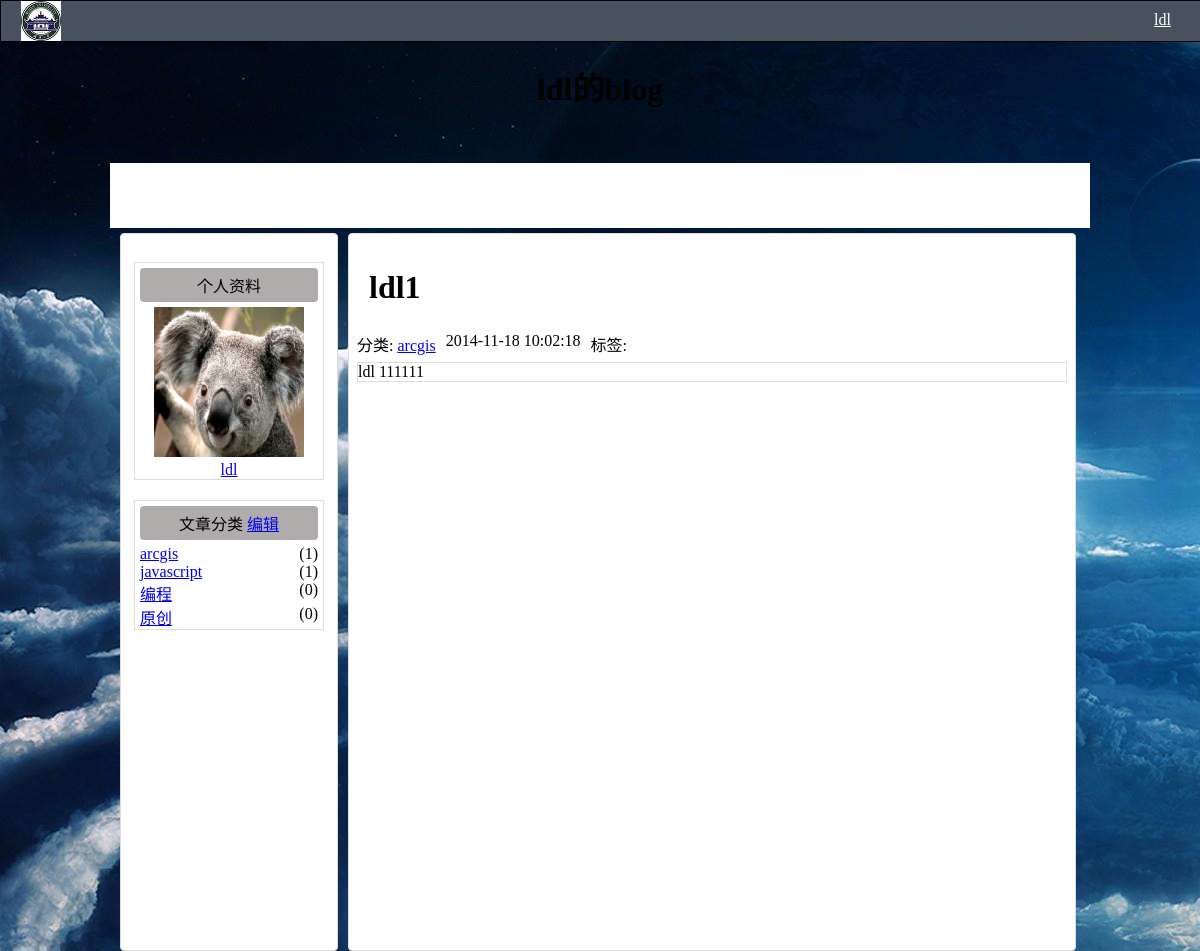
The page /blog/1/article/1 on the database as committed earlier.
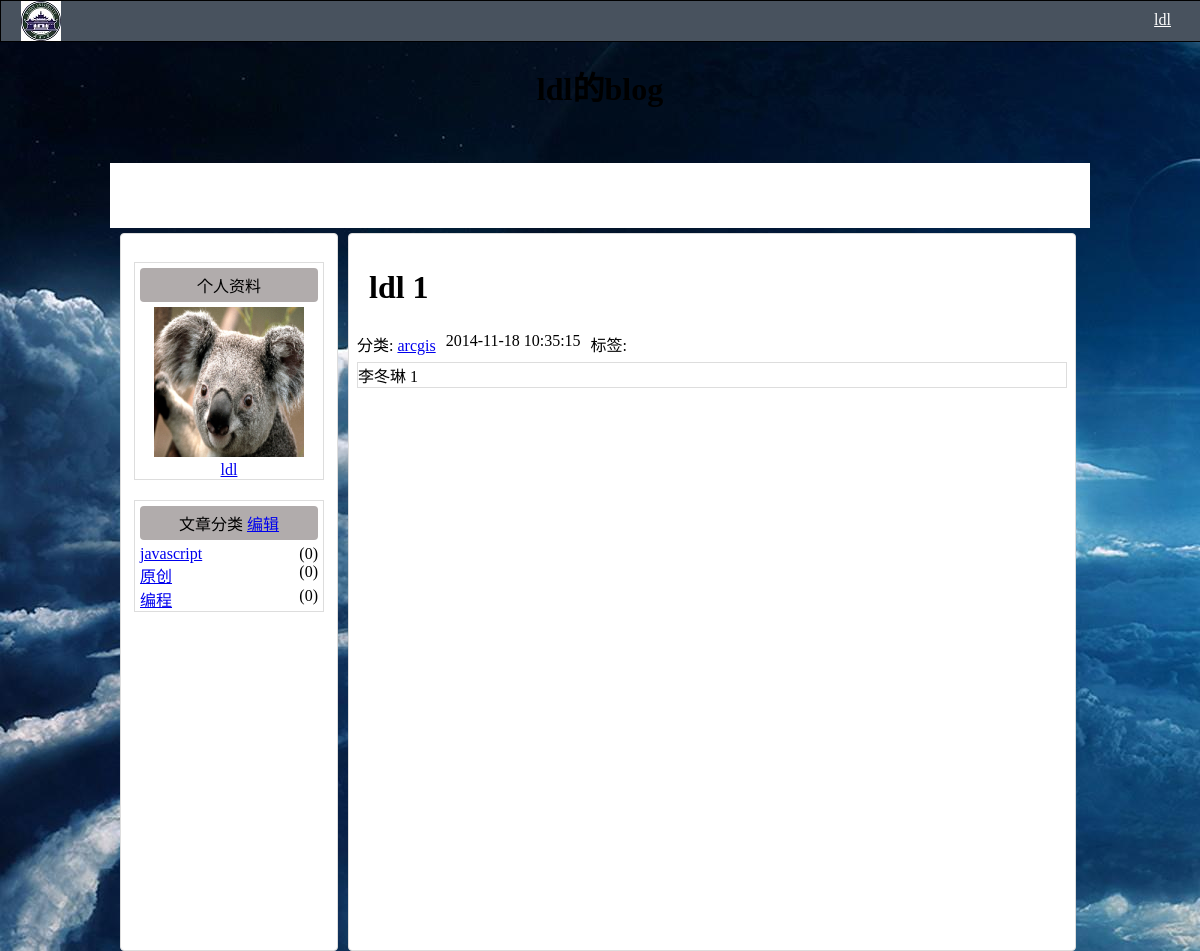
The same page on the database as committed later.
### blog/models.py (models this page shows, shortened)
class BlogCategory(models.Model):
      userID=models.CharField(max_length=30)
      name=models.CharField(max_length=30,primary_key=True)
      num=models.IntegerField(max_length=10,default="0")
      def __unicode__(self):
        return self.name

class BlogTable1(models.Model):
      userID=models.CharField(max_length=10)
      userName=models.CharField(max_length=30)
      title=models.CharField(max_length=150)
      body=models.TextField()
      category=models.ForeignKey(BlogCategory)
      tag=models.CharField(max_length=100)
      timestamp=models.DateTimeField()

### blog/views.py (the view)
# urls.py: url(r'^(\d+)/article/(\d+)$',blogdetail),
def blogdetail(request,index1,index):
    post=BlogTable1.objects.get(id=index,userID=index1)
    categorys=BlogCategory.objects.filter(userID=index1)
    if post is not None:
       t=loader.get_template("details.html")
       c=Context({'post':post,'categorys':categorys,'userID':post.userID,'userName':post.userName})
       return HttpResponse(t.render(c))
    else:
       blogs=BlogTable1.objects.all()
       return render_to_response('index.html',{'blogs':blogs},context_instance=RequestContext(request))

### blog/templates/details.html (shortened to what this page needs)
{% extends "base.html" %}
   {% block head %}
    <link rel="stylesheet" type="text/css" href="css/details.css">
   {%endblock%}
   {%block header%}
     <h1 style='text-align:center'>{{post.userName}}的blog</h1>
   {%endblock%}
   {%block content %}
      <div id="blogcontent">
         <div id="blogtitle"><h1>{{post.title}}</h1></div>
         <div id="bloghead">
            <div id="cat">分类:    <a href="/blog/{{post.userID}}/category/{{post.category}}">{{post.category}}</a></div>
            <div id='time'>{{post.timestamp|date:"Y-m-d H:i:s" }}</div>
            <div id="tag">标签:{{post.tag}}</div>
         </div>
         <div id="blogbody">{{post.body|truncatewords:"100"}}</div>
      </div>
    {% endblock %}
    {%block categorydiv%}
           {%for cate in categorys %}
                <div>
                <li><a href="/blog/{{cate.userID}}/category/{{cate.name}}">{{cate.name}}</a><span>({{cate.num}})</span></li>
                </div>
           {% endfor %}
     {% endblock %}

### blog/templates/base.html (shortened to what this page needs)
<!DOCTYPE html>
    <head>
       <link rel="stylesheet" type="text/css" href="css/base.css">
      {% block head %}{%endblock %}
     </head>
     <body>
          <div id="blogtoolbar">
             <div id="logo">
                <a href="/blog" id="bloglogo"></a>
             </div>
             <div id="loginarea">
              {%if userName%}
                  <a id="userlogined" href="/blog/{{userID}}">{{userName}}</a>
               {%else%}
                  <a href="/blog/gologin">登陆</a>
                  <a href="/blog/goregister">注册</a>
               {%endif%}
              </div>
          </div>
          <div id="header">
            {%block header%}{%endblock%}
          </div>
          <div id="navigator">
           </div>
          <div id="body">
              <div id="side">
                 <div id="user">
                   <div id="sidehead">
                      <span>个人资料</span>
                   </div>
                   <div id="sidebody">
                      <div id="usersurface">
                         <img src='pic/default.jpg'>
                         <div><a href="/blog/{{userID}}">{{userName}}</a></div>
                      </div>
                   </div>
                 </div>
                 <div id="bcatecount">
                      <div id="bcatecounthead">
                     	 <span>文章分类 <a href="/blog/{{userID}}/categorymanage">编辑</a></span>
                      </div>
                      <div id="bcatecountcontent">
                     	 {% block categorydiv %}
                     	 {%endblock%}
                      </div>
                 </div>
              </div>
              <div id="main">
                {% block content %}
                {%endblock%}
             </div>
           </div>
     </body>
</html>

Rows that differ between the two databases and show on the page:
no longer on this page (row edited): BlogCategory: name "arcgis", num "1"
changed BlogTable1 "ldl": title "ldl1" → "ldl 1"; timestamp "2014-11-18 10:02:18" → "2014-11-18 10:35:15"; body "ldl 111111" → "李冬琳 1"
changed BlogCategory "javascript": num "1" → "0"
shown differently, row unchanged: BlogCategory "原创": moves up the list
